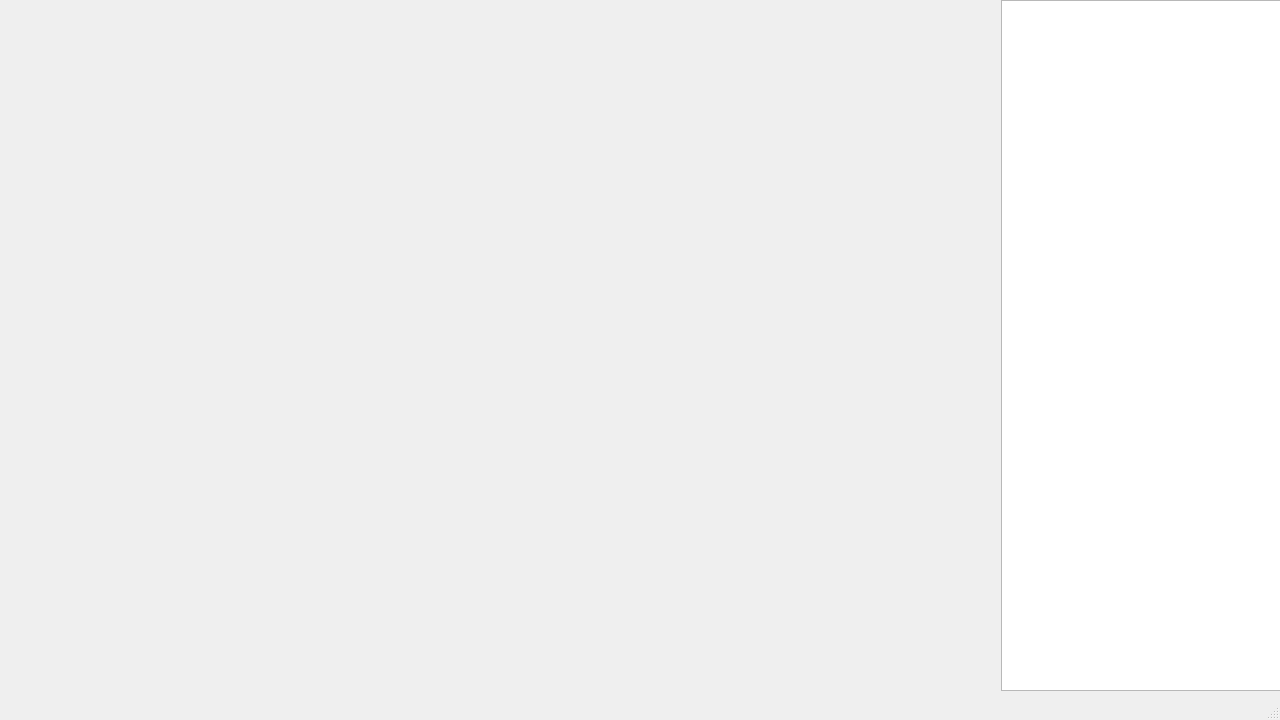
<?xml version="1.0" encoding="UTF-8"?>
<ui version="4.0">
 <class>MainWindow</class>
 <widget class="QMainWindow" name="MainWindow">
  <property name="geometry">
   <rect>
    <x>0</x>
    <y>0</y>
    <width>1280</width>
    <height>720</height>
   </rect>
  </property>
  <property name="minimumSize">
   <size>
    <width>1280</width>
    <height>720</height>
   </size>
  </property>
  <property name="maximumSize">
   <size>
    <width>1280</width>
    <height>720</height>
   </size>
  </property>
  <property name="windowTitle">
   <string>Warehouse Manager</string>
  </property>
  <property name="windowIcon">
   <iconset resource="resources.qrc">
    <normaloff>:/icon/resources/icons/warehouse.png</normaloff>:/icon/resources/icons/warehouse.png</iconset>
  </property>
  <widget class="QWidget" name="centralwidget">
   <widget class="QWidget" name="horizontalLayoutWidget">
    <property name="geometry">
     <rect>
      <x>0</x>
      <y>0</y>
      <width>1281</width>
      <height>691</height>
     </rect>
    </property>
    <layout class="QHBoxLayout" name="horizontalLayout">
     <item>
      <widget class="Scene" name="widget" native="true"/>
     </item>
     <item>
      <spacer name="horizontalSpacer">
       <property name="orientation">
        <enum>Qt::Horizontal</enum>
       </property>
       <property name="sizeHint" stdset="0">
        <size>
         <width>40</width>
         <height>20</height>
        </size>
       </property>
      </spacer>
     </item>
     <item>
      <widget class="QListWidget" name="listWidget">
       <property name="maximumSize">
        <size>
         <width>280</width>
         <height>16777215</height>
        </size>
       </property>
      </widget>
     </item>
    </layout>
   </widget>
  </widget>
  <widget class="QMenuBar" name="menubar">
   <property name="geometry">
    <rect>
     <x>0</x>
     <y>0</y>
     <width>1280</width>
     <height>27</height>
    </rect>
   </property>
  </widget>
  <widget class="QStatusBar" name="statusbar"/>
 </widget>
 <customwidgets>
  <customwidget>
   <class>Scene</class>
   <extends>QWidget</extends>
   <header>scene.hpp</header>
   <container>1</container>
  </customwidget>
 </customwidgets>
 <resources>
  <include location="resources.qrc"/>
 </resources>
 <connections/>
</ui>
